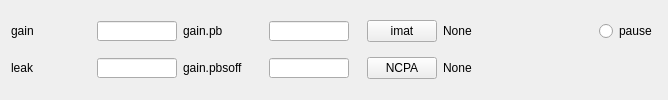
         <widget class="QWidget" name="tabLoopParams_Expert">
          <attribute name="title">
           <string>Expert</string>
          </attribute>
          <layout class="QGridLayout" name="gridLayout">
           <item row="0" column="0">
            <layout class="QHBoxLayout" name="gridLoop_gain">
             <item>
              <widget class="QLabel" name="gridLoop_gain_label">
               <property name="minimumSize">
                <size>
                 <width>80</width>
                 <height>0</height>
                </size>
               </property>
               <property name="maximumSize">
                <size>
                 <width>80</width>
                 <height>20</height>
                </size>
               </property>
               <property name="text">
                <string>gain</string>
               </property>
              </widget>
             </item>
             <item>
              <widget class="QLineEdit" name="gridLoop_gain_entry">
               <property name="minimumSize">
                <size>
                 <width>50</width>
                 <height>0</height>
                </size>
               </property>
               <property name="maximumSize">
                <size>
                 <width>80</width>
                 <height>20</height>
                </size>
               </property>
              </widget>
             </item>
            </layout>
           </item>
           <item row="1" column="4">
            <spacer name="gridLoop_hspacer14">
             <property name="orientation">
              <enum>Qt::Horizontal</enum>
             </property>
             <property name="sizeHint" stdset="0">
              <size>
               <width>37</width>
               <height>20</height>
              </size>
             </property>
            </spacer>
           </item>
           <item row="1" column="1">
            <layout class="QHBoxLayout" name="gridLoop_pbsoffgain">
             <item>
              <widget class="QLabel" name="gridLoop_pbsoffgain_label">
               <property name="minimumSize">
                <size>
                 <width>80</width>
                 <height>0</height>
                </size>
               </property>
               <property name="maximumSize">
                <size>
                 <width>80</width>
                 <height>20</height>
                </size>
               </property>
               <property name="text">
                <string>gain.pbsoff</string>
               </property>
              </widget>
             </item>
             <item>
              <widget class="QLineEdit" name="gridLoop_pbsoffgain_entry">
               <property name="minimumSize">
                <size>
                 <width>50</width>
                 <height>0</height>
                </size>
               </property>
               <property name="maximumSize">
                <size>
                 <width>80</width>
                 <height>20</height>
                </size>
               </property>
              </widget>
             </item>
            </layout>
           </item>
           <item row="0" column="4">
            <widget class="QRadioButton" name="gridLoop_pause_radio">
             <property name="text">
              <string>pause</string>
             </property>
            </widget>
           </item>
           <item row="0" column="1">
            <layout class="QHBoxLayout" name="gridLoop_pbgain">
             <item>
              <widget class="QLabel" name="gridLoop_pbgain_label">
               <property name="minimumSize">
                <size>
                 <width>80</width>
                 <height>0</height>
                </size>
               </property>
               <property name="maximumSize">
                <size>
                 <width>80</width>
                 <height>20</height>
                </size>
               </property>
               <property name="text">
                <string>gain.pb</string>
               </property>
              </widget>
             </item>
             <item>
              <widget class="QLineEdit" name="gridLoop_pbgain_entry">
               <property name="minimumSize">
                <size>
                 <width>50</width>
                 <height>0</height>
                </size>
               </property>
               <property name="maximumSize">
                <size>
                 <width>80</width>
                 <height>20</height>
                </size>
               </property>
              </widget>
             </item>
            </layout>
           </item>
           <item row="1" column="0">
            <layout class="QHBoxLayout" name="gridLoop_leak">
             <item>
              <widget class="QLabel" name="gridLoop_leak_label">
               <property name="minimumSize">
                <size>
                 <width>80</width>
                 <height>0</height>
                </size>
               </property>
               <property name="maximumSize">
                <size>
                 <width>80</width>
                 <height>20</height>
                </size>
               </property>
               <property name="text">
                <string>leak</string>
               </property>
              </widget>
             </item>
             <item>
              <widget class="QLineEdit" name="gridLoop_leak_entry">
               <property name="minimumSize">
                <size>
                 <width>50</width>
                 <height>0</height>
                </size>
               </property>
               <property name="maximumSize">
                <size>
                 <width>80</width>
                 <height>20</height>
                </size>
               </property>
              </widget>
             </item>
            </layout>
           </item>
           <item row="1" column="3">
            <layout class="QHBoxLayout" name="gridLoop_NCPA">
             <property name="leftMargin">
              <number>12</number>
             </property>
             <item>
              <widget class="QPushButton" name="gridLoop_NCPA_button">
               <property name="sizePolicy">
                <sizepolicy hsizetype="Fixed" vsizetype="Fixed">
                 <horstretch>0</horstretch>
                 <verstretch>0</verstretch>
                </sizepolicy>
               </property>
               <property name="minimumSize">
                <size>
                 <width>70</width>
                 <height>0</height>
                </size>
               </property>
               <property name="maximumSize">
                <size>
                 <width>70</width>
                 <height>16777215</height>
                </size>
               </property>
               <property name="text">
                <string>NCPA</string>
               </property>
              </widget>
             </item>
             <item>
              <widget class="QLabel" name="gridLoop_NCPA_label">
               <property name="sizePolicy">
                <sizepolicy hsizetype="Expanding" vsizetype="Preferred">
                 <horstretch>0</horstretch>
                 <verstretch>0</verstretch>
                </sizepolicy>
               </property>
               <property name="minimumSize">
                <size>
                 <width>150</width>
                 <height>0</height>
                </size>
               </property>
               <property name="text">
                <string>None</string>
               </property>
              </widget>
             </item>
            </layout>
           </item>
           <item row="0" column="3">
            <layout class="QHBoxLayout" name="gridLoop_imat">
             <property name="leftMargin">
              <number>12</number>
             </property>
             <item>
              <widget class="QPushButton" name="gridLoop_imat_button">
               <property name="sizePolicy">
                <sizepolicy hsizetype="Fixed" vsizetype="Fixed">
                 <horstretch>0</horstretch>
                 <verstretch>0</verstretch>
                </sizepolicy>
               </property>
               <property name="minimumSize">
                <size>
                 <width>70</width>
                 <height>0</height>
                </size>
               </property>
               <property name="maximumSize">
                <size>
                 <width>70</width>
                 <height>16777215</height>
                </size>
               </property>
               <property name="text">
                <string>imat</string>
               </property>
              </widget>
             </item>
             <item>
              <widget class="QLabel" name="gridLoop_imat_label">
               <property name="sizePolicy">
                <sizepolicy hsizetype="Expanding" vsizetype="Preferred">
                 <horstretch>0</horstretch>
                 <verstretch>0</verstretch>
                </sizepolicy>
               </property>
               <property name="minimumSize">
                <size>
                 <width>150</width>
                 <height>0</height>
                </size>
               </property>
               <property name="text">
                <string>None</string>
               </property>
              </widget>
             </item>
            </layout>
           </item>
          </layout>
         </widget>
